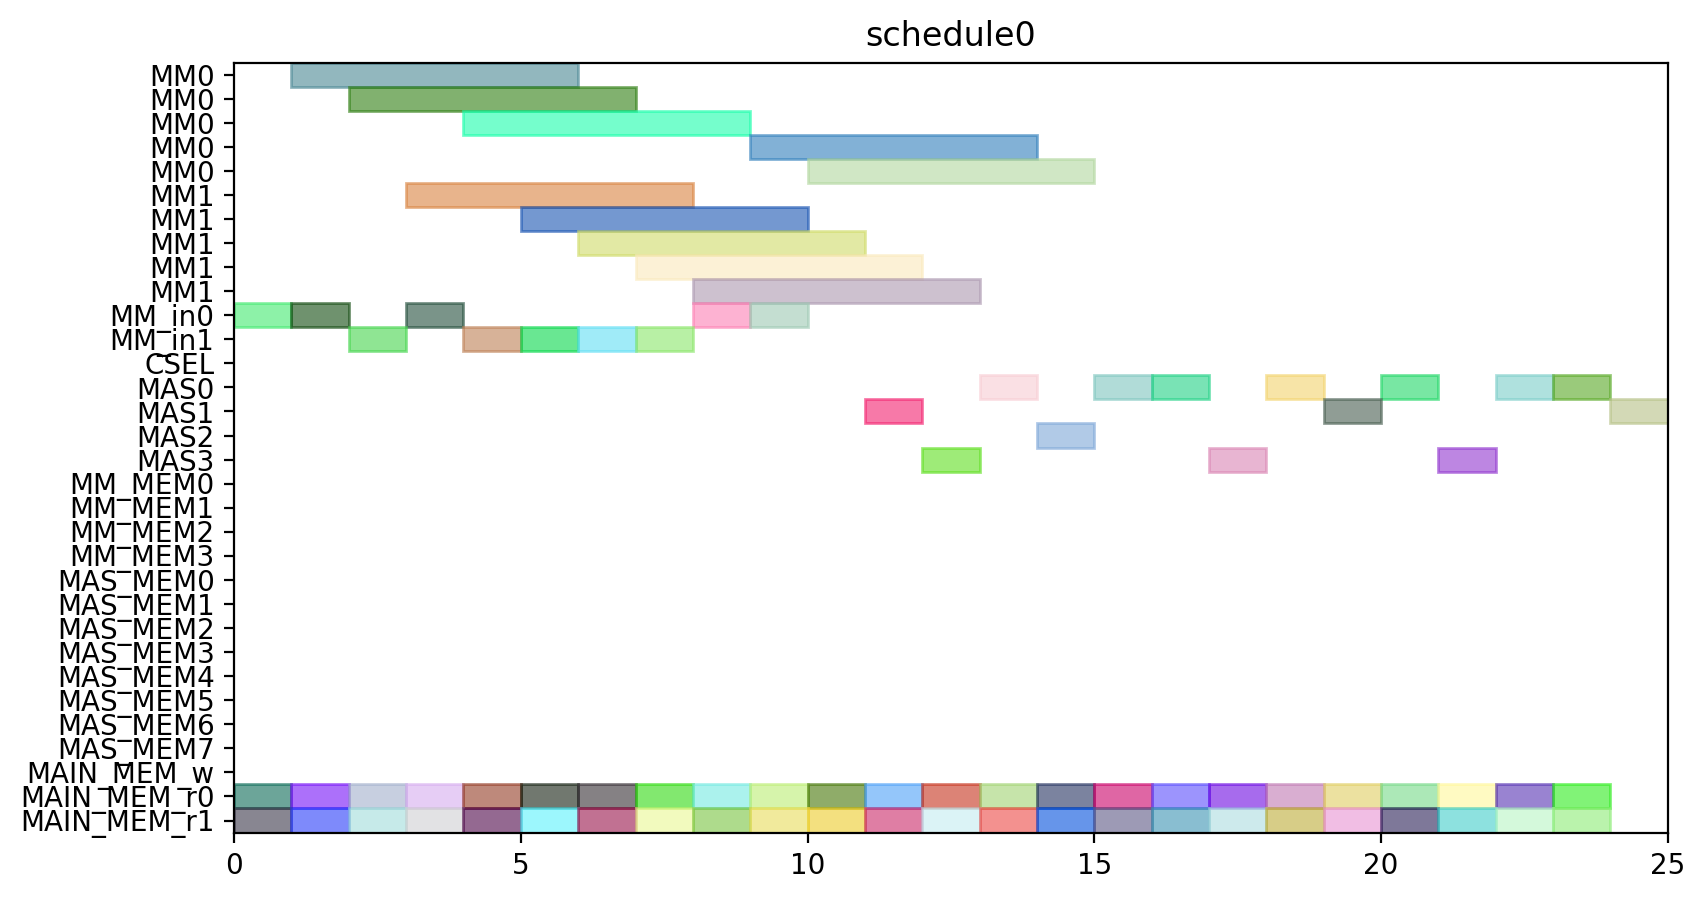

Recreate this plot in Python.
from pyschedule import Scenario, solvers, plotters, alt


def solve():
	horizon = 120
	S = Scenario("schedule0", horizon=horizon)

	# resource
	MM = S.Resources('MM', num=2, size=5)
	MM_in = S.Resources('MM_in', num=2)
	CSEL = S.Resource('CSEL')
	MAS = S.Resources('MAS', num=4, size=1, periods=range(1, horizon))
	MM_MEM = S.Resources('MM_MEM', num=4)
	MAS_MEM = S.Resources('MAS_MEM', num=8)
	MAIN_MEM_w = S.Resource('MAIN_MEM_w', size=1)
	MAIN_MEM_r = S.Resources('MAIN_MEM_r', num=2)

	# result of previous scheduling

	# new tasks
	t0_t0 = S.Task('t0_t0', length=1, delay_cost=1)
	t0_t0 += alt(MAS)
	t0_t0_mem0 = S.Task('t0_t0_mem0', length=1, delay_cost=1)
	t0_t0_mem0 += MAIN_MEM_r[0]
	S += t0_t0_mem0 <= t0_t0

	t0_t0_mem1 = S.Task('t0_t0_mem1', length=1, delay_cost=1)
	t0_t0_mem1 += MAIN_MEM_r[1]
	S += t0_t0_mem1 <= t0_t0

	t0_t1 = S.Task('t0_t1', length=1, delay_cost=1)
	t0_t1 += alt(MAS)
	t0_t1_mem0 = S.Task('t0_t1_mem0', length=1, delay_cost=1)
	t0_t1_mem0 += MAIN_MEM_r[0]
	S += t0_t1_mem0 <= t0_t1

	t0_t1_mem1 = S.Task('t0_t1_mem1', length=1, delay_cost=1)
	t0_t1_mem1 += MAIN_MEM_r[1]
	S += t0_t1_mem1 <= t0_t1

	t0_t3 = S.Task('t0_t3', length=5, delay_cost=1)
	t0_t3 += alt(MM)
	t0_t3_in = S.Task('t0_t3_in', length=1, delay_cost=1)
	t0_t3_in += alt(MM_in)
	S += t0_t3_in*MM_in[0]<=t0_t3*MM[0]
	S += t0_t3_in*MM_in[1]<=t0_t3*MM[1]
	t0_t3_mem0 = S.Task('t0_t3_mem0', length=1, delay_cost=1)
	t0_t3_mem0 += MAIN_MEM_r[0]
	S += t0_t3_mem0 <= t0_t3

	t0_t3_mem1 = S.Task('t0_t3_mem1', length=1, delay_cost=1)
	t0_t3_mem1 += MAIN_MEM_r[1]
	S += t0_t3_mem1 <= t0_t3

	t10 = S.Task('t10', length=1, delay_cost=1)
	t10 += alt(MAS)
	t10_mem0 = S.Task('t10_mem0', length=1, delay_cost=1)
	t10_mem0 += MAIN_MEM_r[0]
	S += t10_mem0 <= t10

	t10_mem1 = S.Task('t10_mem1', length=1, delay_cost=1)
	t10_mem1 += MAIN_MEM_r[1]
	S += t10_mem1 <= t10

	t11 = S.Task('t11', length=1, delay_cost=1)
	t11 += alt(MAS)
	t11_mem0 = S.Task('t11_mem0', length=1, delay_cost=1)
	t11_mem0 += MAIN_MEM_r[0]
	S += t11_mem0 <= t11

	t11_mem1 = S.Task('t11_mem1', length=1, delay_cost=1)
	t11_mem1 += MAIN_MEM_r[1]
	S += t11_mem1 <= t11

	t3_t0 = S.Task('t3_t0', length=5, delay_cost=1)
	t3_t0 += alt(MM)
	t3_t0_in = S.Task('t3_t0_in', length=1, delay_cost=1)
	t3_t0_in += alt(MM_in)
	S += t3_t0_in*MM_in[0]<=t3_t0*MM[0]
	S += t3_t0_in*MM_in[1]<=t3_t0*MM[1]
	t3_t0_mem0 = S.Task('t3_t0_mem0', length=1, delay_cost=1)
	t3_t0_mem0 += MAIN_MEM_r[0]
	S += t3_t0_mem0 <= t3_t0

	t3_t0_mem1 = S.Task('t3_t0_mem1', length=1, delay_cost=1)
	t3_t0_mem1 += MAIN_MEM_r[1]
	S += t3_t0_mem1 <= t3_t0

	t3_t1 = S.Task('t3_t1', length=5, delay_cost=1)
	t3_t1 += alt(MM)
	t3_t1_in = S.Task('t3_t1_in', length=1, delay_cost=1)
	t3_t1_in += alt(MM_in)
	S += t3_t1_in*MM_in[0]<=t3_t1*MM[0]
	S += t3_t1_in*MM_in[1]<=t3_t1*MM[1]
	t3_t1_mem0 = S.Task('t3_t1_mem0', length=1, delay_cost=1)
	t3_t1_mem0 += MAIN_MEM_r[0]
	S += t3_t1_mem0 <= t3_t1

	t3_t1_mem1 = S.Task('t3_t1_mem1', length=1, delay_cost=1)
	t3_t1_mem1 += MAIN_MEM_r[1]
	S += t3_t1_mem1 <= t3_t1

	t3_t2 = S.Task('t3_t2', length=1, delay_cost=1)
	t3_t2 += alt(MAS)
	t3_t2_mem0 = S.Task('t3_t2_mem0', length=1, delay_cost=1)
	t3_t2_mem0 += MAIN_MEM_r[0]
	S += t3_t2_mem0 <= t3_t2

	t3_t2_mem1 = S.Task('t3_t2_mem1', length=1, delay_cost=1)
	t3_t2_mem1 += MAIN_MEM_r[1]
	S += t3_t2_mem1 <= t3_t2

	t3_t3 = S.Task('t3_t3', length=1, delay_cost=1)
	t3_t3 += alt(MAS)
	t3_t3_mem0 = S.Task('t3_t3_mem0', length=1, delay_cost=1)
	t3_t3_mem0 += MAIN_MEM_r[0]
	S += t3_t3_mem0 <= t3_t3

	t3_t3_mem1 = S.Task('t3_t3_mem1', length=1, delay_cost=1)
	t3_t3_mem1 += MAIN_MEM_r[1]
	S += t3_t3_mem1 <= t3_t3

	t4_t0 = S.Task('t4_t0', length=1, delay_cost=1)
	t4_t0 += alt(MAS)
	t4_t0_mem0 = S.Task('t4_t0_mem0', length=1, delay_cost=1)
	t4_t0_mem0 += MAIN_MEM_r[0]
	S += t4_t0_mem0 <= t4_t0

	t4_t0_mem1 = S.Task('t4_t0_mem1', length=1, delay_cost=1)
	t4_t0_mem1 += MAIN_MEM_r[1]
	S += t4_t0_mem1 <= t4_t0

	t4_t1 = S.Task('t4_t1', length=1, delay_cost=1)
	t4_t1 += alt(MAS)
	t4_t1_mem0 = S.Task('t4_t1_mem0', length=1, delay_cost=1)
	t4_t1_mem0 += MAIN_MEM_r[0]
	S += t4_t1_mem0 <= t4_t1

	t4_t1_mem1 = S.Task('t4_t1_mem1', length=1, delay_cost=1)
	t4_t1_mem1 += MAIN_MEM_r[1]
	S += t4_t1_mem1 <= t4_t1

	t4_t3 = S.Task('t4_t3', length=5, delay_cost=1)
	t4_t3 += alt(MM)
	t4_t3_in = S.Task('t4_t3_in', length=1, delay_cost=1)
	t4_t3_in += alt(MM_in)
	S += t4_t3_in*MM_in[0]<=t4_t3*MM[0]
	S += t4_t3_in*MM_in[1]<=t4_t3*MM[1]
	t4_t3_mem0 = S.Task('t4_t3_mem0', length=1, delay_cost=1)
	t4_t3_mem0 += MAIN_MEM_r[0]
	S += t4_t3_mem0 <= t4_t3

	t4_t3_mem1 = S.Task('t4_t3_mem1', length=1, delay_cost=1)
	t4_t3_mem1 += MAIN_MEM_r[1]
	S += t4_t3_mem1 <= t4_t3

	t5_t0 = S.Task('t5_t0', length=5, delay_cost=1)
	t5_t0 += alt(MM)
	t5_t0_in = S.Task('t5_t0_in', length=1, delay_cost=1)
	t5_t0_in += alt(MM_in)
	S += t5_t0_in*MM_in[0]<=t5_t0*MM[0]
	S += t5_t0_in*MM_in[1]<=t5_t0*MM[1]
	t5_t0_mem0 = S.Task('t5_t0_mem0', length=1, delay_cost=1)
	t5_t0_mem0 += MAIN_MEM_r[0]
	S += t5_t0_mem0 <= t5_t0

	t5_t0_mem1 = S.Task('t5_t0_mem1', length=1, delay_cost=1)
	t5_t0_mem1 += MAIN_MEM_r[1]
	S += t5_t0_mem1 <= t5_t0

	t5_t1 = S.Task('t5_t1', length=5, delay_cost=1)
	t5_t1 += alt(MM)
	t5_t1_in = S.Task('t5_t1_in', length=1, delay_cost=1)
	t5_t1_in += alt(MM_in)
	S += t5_t1_in*MM_in[0]<=t5_t1*MM[0]
	S += t5_t1_in*MM_in[1]<=t5_t1*MM[1]
	t5_t1_mem0 = S.Task('t5_t1_mem0', length=1, delay_cost=1)
	t5_t1_mem0 += MAIN_MEM_r[0]
	S += t5_t1_mem0 <= t5_t1

	t5_t1_mem1 = S.Task('t5_t1_mem1', length=1, delay_cost=1)
	t5_t1_mem1 += MAIN_MEM_r[1]
	S += t5_t1_mem1 <= t5_t1

	t5_t2 = S.Task('t5_t2', length=1, delay_cost=1)
	t5_t2 += alt(MAS)
	t5_t2_mem0 = S.Task('t5_t2_mem0', length=1, delay_cost=1)
	t5_t2_mem0 += MAIN_MEM_r[0]
	S += t5_t2_mem0 <= t5_t2

	t5_t2_mem1 = S.Task('t5_t2_mem1', length=1, delay_cost=1)
	t5_t2_mem1 += MAIN_MEM_r[1]
	S += t5_t2_mem1 <= t5_t2

	t5_t3 = S.Task('t5_t3', length=1, delay_cost=1)
	t5_t3 += alt(MAS)
	t5_t3_mem0 = S.Task('t5_t3_mem0', length=1, delay_cost=1)
	t5_t3_mem0 += MAIN_MEM_r[0]
	S += t5_t3_mem0 <= t5_t3

	t5_t3_mem1 = S.Task('t5_t3_mem1', length=1, delay_cost=1)
	t5_t3_mem1 += MAIN_MEM_r[1]
	S += t5_t3_mem1 <= t5_t3

	t6_t0 = S.Task('t6_t0', length=5, delay_cost=1)
	t6_t0 += alt(MM)
	t6_t0_in = S.Task('t6_t0_in', length=1, delay_cost=1)
	t6_t0_in += alt(MM_in)
	S += t6_t0_in*MM_in[0]<=t6_t0*MM[0]
	S += t6_t0_in*MM_in[1]<=t6_t0*MM[1]
	t6_t0_mem0 = S.Task('t6_t0_mem0', length=1, delay_cost=1)
	t6_t0_mem0 += MAIN_MEM_r[0]
	S += t6_t0_mem0 <= t6_t0

	t6_t0_mem1 = S.Task('t6_t0_mem1', length=1, delay_cost=1)
	t6_t0_mem1 += MAIN_MEM_r[1]
	S += t6_t0_mem1 <= t6_t0

	t6_t1 = S.Task('t6_t1', length=5, delay_cost=1)
	t6_t1 += alt(MM)
	t6_t1_in = S.Task('t6_t1_in', length=1, delay_cost=1)
	t6_t1_in += alt(MM_in)
	S += t6_t1_in*MM_in[0]<=t6_t1*MM[0]
	S += t6_t1_in*MM_in[1]<=t6_t1*MM[1]
	t6_t1_mem0 = S.Task('t6_t1_mem0', length=1, delay_cost=1)
	t6_t1_mem0 += MAIN_MEM_r[0]
	S += t6_t1_mem0 <= t6_t1

	t6_t1_mem1 = S.Task('t6_t1_mem1', length=1, delay_cost=1)
	t6_t1_mem1 += MAIN_MEM_r[1]
	S += t6_t1_mem1 <= t6_t1

	t6_t2 = S.Task('t6_t2', length=1, delay_cost=1)
	t6_t2 += alt(MAS)
	t6_t2_mem0 = S.Task('t6_t2_mem0', length=1, delay_cost=1)
	t6_t2_mem0 += MAIN_MEM_r[0]
	S += t6_t2_mem0 <= t6_t2

	t6_t2_mem1 = S.Task('t6_t2_mem1', length=1, delay_cost=1)
	t6_t2_mem1 += MAIN_MEM_r[1]
	S += t6_t2_mem1 <= t6_t2

	t6_t3 = S.Task('t6_t3', length=1, delay_cost=1)
	t6_t3 += alt(MAS)
	t6_t3_mem0 = S.Task('t6_t3_mem0', length=1, delay_cost=1)
	t6_t3_mem0 += MAIN_MEM_r[0]
	S += t6_t3_mem0 <= t6_t3

	t6_t3_mem1 = S.Task('t6_t3_mem1', length=1, delay_cost=1)
	t6_t3_mem1 += MAIN_MEM_r[1]
	S += t6_t3_mem1 <= t6_t3

	t7_t0 = S.Task('t7_t0', length=5, delay_cost=1)
	t7_t0 += alt(MM)
	t7_t0_in = S.Task('t7_t0_in', length=1, delay_cost=1)
	t7_t0_in += alt(MM_in)
	S += t7_t0_in*MM_in[0]<=t7_t0*MM[0]
	S += t7_t0_in*MM_in[1]<=t7_t0*MM[1]
	t7_t0_mem0 = S.Task('t7_t0_mem0', length=1, delay_cost=1)
	t7_t0_mem0 += MAIN_MEM_r[0]
	S += t7_t0_mem0 <= t7_t0

	t7_t0_mem1 = S.Task('t7_t0_mem1', length=1, delay_cost=1)
	t7_t0_mem1 += MAIN_MEM_r[1]
	S += t7_t0_mem1 <= t7_t0

	t7_t1 = S.Task('t7_t1', length=5, delay_cost=1)
	t7_t1 += alt(MM)
	t7_t1_in = S.Task('t7_t1_in', length=1, delay_cost=1)
	t7_t1_in += alt(MM_in)
	S += t7_t1_in*MM_in[0]<=t7_t1*MM[0]
	S += t7_t1_in*MM_in[1]<=t7_t1*MM[1]
	t7_t1_mem0 = S.Task('t7_t1_mem0', length=1, delay_cost=1)
	t7_t1_mem0 += MAIN_MEM_r[0]
	S += t7_t1_mem0 <= t7_t1

	t7_t1_mem1 = S.Task('t7_t1_mem1', length=1, delay_cost=1)
	t7_t1_mem1 += MAIN_MEM_r[1]
	S += t7_t1_mem1 <= t7_t1

	t7_t2 = S.Task('t7_t2', length=1, delay_cost=1)
	t7_t2 += alt(MAS)
	t7_t2_mem0 = S.Task('t7_t2_mem0', length=1, delay_cost=1)
	t7_t2_mem0 += MAIN_MEM_r[0]
	S += t7_t2_mem0 <= t7_t2

	t7_t2_mem1 = S.Task('t7_t2_mem1', length=1, delay_cost=1)
	t7_t2_mem1 += MAIN_MEM_r[1]
	S += t7_t2_mem1 <= t7_t2

	t7_t3 = S.Task('t7_t3', length=1, delay_cost=1)
	t7_t3 += alt(MAS)
	t7_t3_mem0 = S.Task('t7_t3_mem0', length=1, delay_cost=1)
	t7_t3_mem0 += MAIN_MEM_r[0]
	S += t7_t3_mem0 <= t7_t3

	t7_t3_mem1 = S.Task('t7_t3_mem1', length=1, delay_cost=1)
	t7_t3_mem1 += MAIN_MEM_r[1]
	S += t7_t3_mem1 <= t7_t3

	solvers.mip.solve(S,msg=1,kind='CPLEX',ratio_gap=1.01)

	solution = [['hoge']*len(S.solution()[1]) for i in range(len(S.solution()))]
	for i in range(len(S.solution())):
		for j in range(len(S.solution()[i])):
			solution[i][j]=str(S.solution()[i][j])
	print(solution)

	cycles = int(solution[-1][3])

	pic_file_name = "/home/mfukuda/ABE/multiRAM_multiMAS_16mux/scheduling_result/stage5MM2_stage1MAS4/SQR012345/schedule0.png"
	if(S.solution() != []):
		plotters.matplotlib.plot(S,img_filename=pic_file_name, show_task_labels=False, fig_size=(cycles*0.25+3, 5))

	return solution
